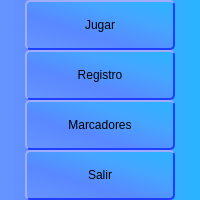
     <widget class="QWidget" name="widget" native="true">
      <property name="minimumSize">
       <size>
        <width>200</width>
        <height>0</height>
       </size>
      </property>
      <property name="palette">
       <palette>
        <active>
         <colorrole role="Button">
          <brush brushstyle="LinearGradientPattern">
           <gradient startx="0.000000000000000" starty="0.000000000000000" endx="1.000000000000000" endy="0.000000000000000" type="LinearGradient" spread="PadSpread" coordinatemode="ObjectBoundingMode">
            <gradientstop position="0.000000000000000">
             <color alpha="255">
              <red>102</red>
              <green>148</green>
              <blue>255</blue>
             </color>
            </gradientstop>
            <gradientstop position="0.360465000000000">
             <color alpha="255">
              <red>89</red>
              <green>136</green>
              <blue>255</blue>
             </color>
            </gradientstop>
            <gradientstop position="0.677778000000000">
             <color alpha="255">
              <red>70</red>
              <green>165</green>
              <blue>255</blue>
             </color>
            </gradientstop>
            <gradientstop position="1.000000000000000">
             <color alpha="255">
              <red>42</red>
              <green>180</green>
              <blue>255</blue>
             </color>
            </gradientstop>
           </gradient>
          </brush>
         </colorrole>
         <colorrole role="Base">
          <brush brushstyle="LinearGradientPattern">
           <gradient startx="0.000000000000000" starty="0.000000000000000" endx="1.000000000000000" endy="0.000000000000000" type="LinearGradient" spread="PadSpread" coordinatemode="ObjectBoundingMode">
            <gradientstop position="0.000000000000000">
             <color alpha="255">
              <red>102</red>
              <green>148</green>
              <blue>255</blue>
             </color>
            </gradientstop>
            <gradientstop position="0.360465000000000">
             <color alpha="255">
              <red>89</red>
              <green>136</green>
              <blue>255</blue>
             </color>
            </gradientstop>
            <gradientstop position="0.677778000000000">
             <color alpha="255">
              <red>70</red>
              <green>165</green>
              <blue>255</blue>
             </color>
            </gradientstop>
            <gradientstop position="1.000000000000000">
             <color alpha="255">
              <red>42</red>
              <green>180</green>
              <blue>255</blue>
             </color>
            </gradientstop>
           </gradient>
          </brush>
         </colorrole>
         <colorrole role="Window">
          <brush brushstyle="LinearGradientPattern">
           <gradient startx="0.000000000000000" starty="0.000000000000000" endx="1.000000000000000" endy="0.000000000000000" type="LinearGradient" spread="PadSpread" coordinatemode="ObjectBoundingMode">
            <gradientstop position="0.000000000000000">
             <color alpha="255">
              <red>102</red>
              <green>148</green>
              <blue>255</blue>
             </color>
            </gradientstop>
            <gradientstop position="0.360465000000000">
             <color alpha="255">
              <red>89</red>
              <green>136</green>
              <blue>255</blue>
             </color>
            </gradientstop>
            <gradientstop position="0.677778000000000">
             <color alpha="255">
              <red>70</red>
              <green>165</green>
              <blue>255</blue>
             </color>
            </gradientstop>
            <gradientstop position="1.000000000000000">
             <color alpha="255">
              <red>42</red>
              <green>180</green>
              <blue>255</blue>
             </color>
            </gradientstop>
           </gradient>
          </brush>
         </colorrole>
        </active>
        <inactive>
         <colorrole role="Button">
          <brush brushstyle="LinearGradientPattern">
           <gradient startx="0.000000000000000" starty="0.000000000000000" endx="1.000000000000000" endy="0.000000000000000" type="LinearGradient" spread="PadSpread" coordinatemode="ObjectBoundingMode">
            <gradientstop position="0.000000000000000">
             <color alpha="255">
              <red>102</red>
              <green>148</green>
              <blue>255</blue>
             </color>
            </gradientstop>
            <gradientstop position="0.360465000000000">
             <color alpha="255">
              <red>89</red>
              <green>136</green>
              <blue>255</blue>
             </color>
            </gradientstop>
            <gradientstop position="0.677778000000000">
             <color alpha="255">
              <red>70</red>
              <green>165</green>
              <blue>255</blue>
             </color>
            </gradientstop>
            <gradientstop position="1.000000000000000">
             <color alpha="255">
              <red>42</red>
              <green>180</green>
              <blue>255</blue>
             </color>
            </gradientstop>
           </gradient>
          </brush>
         </colorrole>
         <colorrole role="Base">
          <brush brushstyle="LinearGradientPattern">
           <gradient startx="0.000000000000000" starty="0.000000000000000" endx="1.000000000000000" endy="0.000000000000000" type="LinearGradient" spread="PadSpread" coordinatemode="ObjectBoundingMode">
            <gradientstop position="0.000000000000000">
             <color alpha="255">
              <red>102</red>
              <green>148</green>
              <blue>255</blue>
             </color>
            </gradientstop>
            <gradientstop position="0.360465000000000">
             <color alpha="255">
              <red>89</red>
              <green>136</green>
              <blue>255</blue>
             </color>
            </gradientstop>
            <gradientstop position="0.677778000000000">
             <color alpha="255">
              <red>70</red>
              <green>165</green>
              <blue>255</blue>
             </color>
            </gradientstop>
            <gradientstop position="1.000000000000000">
             <color alpha="255">
              <red>42</red>
              <green>180</green>
              <blue>255</blue>
             </color>
            </gradientstop>
           </gradient>
          </brush>
         </colorrole>
         <colorrole role="Window">
          <brush brushstyle="LinearGradientPattern">
           <gradient startx="0.000000000000000" starty="0.000000000000000" endx="1.000000000000000" endy="0.000000000000000" type="LinearGradient" spread="PadSpread" coordinatemode="ObjectBoundingMode">
            <gradientstop position="0.000000000000000">
             <color alpha="255">
              <red>102</red>
              <green>148</green>
              <blue>255</blue>
             </color>
            </gradientstop>
            <gradientstop position="0.360465000000000">
             <color alpha="255">
              <red>89</red>
              <green>136</green>
              <blue>255</blue>
             </color>
            </gradientstop>
            <gradientstop position="0.677778000000000">
             <color alpha="255">
              <red>70</red>
              <green>165</green>
              <blue>255</blue>
             </color>
            </gradientstop>
            <gradientstop position="1.000000000000000">
             <color alpha="255">
              <red>42</red>
              <green>180</green>
              <blue>255</blue>
             </color>
            </gradientstop>
           </gradient>
          </brush>
         </colorrole>
        </inactive>
        <disabled>
         <colorrole role="Button">
          <brush brushstyle="LinearGradientPattern">
           <gradient startx="0.000000000000000" starty="0.000000000000000" endx="1.000000000000000" endy="0.000000000000000" type="LinearGradient" spread="PadSpread" coordinatemode="ObjectBoundingMode">
            <gradientstop position="0.000000000000000">
             <color alpha="255">
              <red>102</red>
              <green>148</green>
              <blue>255</blue>
             </color>
            </gradientstop>
            <gradientstop position="0.360465000000000">
             <color alpha="255">
              <red>89</red>
              <green>136</green>
              <blue>255</blue>
             </color>
            </gradientstop>
            <gradientstop position="0.677778000000000">
             <color alpha="255">
              <red>70</red>
              <green>165</green>
              <blue>255</blue>
             </color>
            </gradientstop>
            <gradientstop position="1.000000000000000">
             <color alpha="255">
              <red>42</red>
              <green>180</green>
              <blue>255</blue>
             </color>
            </gradientstop>
           </gradient>
          </brush>
         </colorrole>
         <colorrole role="Base">
          <brush brushstyle="LinearGradientPattern">
           <gradient startx="0.000000000000000" starty="0.000000000000000" endx="1.000000000000000" endy="0.000000000000000" type="LinearGradient" spread="PadSpread" coordinatemode="ObjectBoundingMode">
            <gradientstop position="0.000000000000000">
             <color alpha="255">
              <red>102</red>
              <green>148</green>
              <blue>255</blue>
             </color>
            </gradientstop>
            <gradientstop position="0.360465000000000">
             <color alpha="255">
              <red>89</red>
              <green>136</green>
              <blue>255</blue>
             </color>
            </gradientstop>
            <gradientstop position="0.677778000000000">
             <color alpha="255">
              <red>70</red>
              <green>165</green>
              <blue>255</blue>
             </color>
            </gradientstop>
            <gradientstop position="1.000000000000000">
             <color alpha="255">
              <red>42</red>
              <green>180</green>
              <blue>255</blue>
             </color>
            </gradientstop>
           </gradient>
          </brush>
         </colorrole>
         <colorrole role="Window">
          <brush brushstyle="LinearGradientPattern">
           <gradient startx="0.000000000000000" starty="0.000000000000000" endx="1.000000000000000" endy="0.000000000000000" type="LinearGradient" spread="PadSpread" coordinatemode="ObjectBoundingMode">
            <gradientstop position="0.000000000000000">
             <color alpha="255">
              <red>102</red>
              <green>148</green>
              <blue>255</blue>
             </color>
            </gradientstop>
            <gradientstop position="0.360465000000000">
             <color alpha="255">
              <red>89</red>
              <green>136</green>
              <blue>255</blue>
             </color>
            </gradientstop>
            <gradientstop position="0.677778000000000">
             <color alpha="255">
              <red>70</red>
              <green>165</green>
              <blue>255</blue>
             </color>
            </gradientstop>
            <gradientstop position="1.000000000000000">
             <color alpha="255">
              <red>42</red>
              <green>180</green>
              <blue>255</blue>
             </color>
            </gradientstop>
           </gradient>
          </brush>
         </colorrole>
        </disabled>
       </palette>
      </property>
      <property name="styleSheet">
       <string notr="true">QWidget{
background-color: qlineargradient(spread:pad, x1:0, y1:0, x2:1, y2:0, stop:0 rgba(102, 148, 255, 255), stop:0.360465 rgba(89, 136, 255, 255), stop:0.677778 rgba(70, 165, 255, 255), stop:1 rgba(42, 180, 255, 255))
}

QPushButton{
background-color: qlineargradient(spread:pad, x1:0, y1:1, x2:1, y2:0, stop:0 rgba(102, 148, 255, 255), stop:0.360465 rgba(89, 136, 255, 255), stop:0.677778 rgba(70, 165, 255, 255), stop:0.994987 rgba(42, 180, 255, 255), stop:1 rgba(7, 0, 92, 255));
border-style: outset;
border-width: 2px;
border-radius: 5px;
border-color: rgb(32, 62, 255);
}

QPushButton:hover{
background-color: qlineargradient(spread:repeat, x1:0, y1:1, x2:1, y2:1, stop:0 rgba(68, 167, 169, 255), stop:0.266129 rgba(58, 168, 149, 255), stop:0.497312 rgba(30, 203, 178, 255), stop:0.755376 rgba(30, 221, 200, 255), stop:1 rgba(0, 255, 255, 255));
border-color: rgb(85, 255, 255);
border-style: inset;
}

QPushButton:pressed{
background-color:qlineargradient(spread:pad, x1:0, y1:0, x2:1, y2:1, stop:0 rgba(78, 0, 135, 255), stop:0.25 rgba(126, 47, 185, 255), stop:0.497253 rgba(159, 74, 222, 255), stop:0.747253 rgba(212, 88, 220, 255), stop:1 rgba(218, 92, 219, 255));
border-color: rgb(255, 0, 255);
border-style: ridge;
}
</string>
      </property>
      <layout class="QVBoxLayout" name="verticalLayout">
       <property name="spacing">
        <number>0</number>
       </property>
       <property name="leftMargin">
        <number>0</number>
       </property>
       <property name="topMargin">
        <number>0</number>
       </property>
       <property name="rightMargin">
        <number>0</number>
       </property>
       <property name="bottomMargin">
        <number>0</number>
       </property>
       <item alignment="Qt::AlignmentFlag::AlignHCenter">
        <widget class="QPushButton" name="btn_GameScreen">
         <property name="minimumSize">
          <size>
           <width>150</width>
           <height>50</height>
          </size>
         </property>
         <property name="palette">
          <palette>
           <active>
            <colorrole role="Button">
             <brush brushstyle="LinearGradientPattern">
              <gradient startx="0.000000000000000" starty="1.000000000000000" endx="1.000000000000000" endy="0.000000000000000" type="LinearGradient" spread="PadSpread" coordinatemode="ObjectBoundingMode">
               <gradientstop position="0.000000000000000">
                <color alpha="255">
                 <red>102</red>
                 <green>148</green>
                 <blue>255</blue>
                </color>
               </gradientstop>
               <gradientstop position="0.360465000000000">
                <color alpha="255">
                 <red>89</red>
                 <green>136</green>
                 <blue>255</blue>
                </color>
               </gradientstop>
               <gradientstop position="0.677778000000000">
                <color alpha="255">
                 <red>70</red>
                 <green>165</green>
                 <blue>255</blue>
                </color>
               </gradientstop>
               <gradientstop position="0.994987000000000">
                <color alpha="255">
                 <red>42</red>
                 <green>180</green>
                 <blue>255</blue>
                </color>
               </gradientstop>
               <gradientstop position="1.000000000000000">
                <color alpha="255">
                 <red>7</red>
                 <green>0</green>
                 <blue>92</blue>
                </color>
               </gradientstop>
              </gradient>
             </brush>
            </colorrole>
            <colorrole role="Base">
             <brush brushstyle="LinearGradientPattern">
              <gradient startx="0.000000000000000" starty="1.000000000000000" endx="1.000000000000000" endy="0.000000000000000" type="LinearGradient" spread="PadSpread" coordinatemode="ObjectBoundingMode">
               <gradientstop position="0.000000000000000">
                <color alpha="255">
                 <red>102</red>
                 <green>148</green>
                 <blue>255</blue>
                </color>
               </gradientstop>
               <gradientstop position="0.360465000000000">
                <color alpha="255">
                 <red>89</red>
                 <green>136</green>
                 <blue>255</blue>
                </color>
               </gradientstop>
               <gradientstop position="0.677778000000000">
                <color alpha="255">
                 <red>70</red>
                 <green>165</green>
                 <blue>255</blue>
                </color>
               </gradientstop>
               <gradientstop position="0.994987000000000">
                <color alpha="255">
                 <red>42</red>
                 <green>180</green>
                 <blue>255</blue>
                </color>
               </gradientstop>
               <gradientstop position="1.000000000000000">
                <color alpha="255">
                 <red>7</red>
                 <green>0</green>
                 <blue>92</blue>
                </color>
               </gradientstop>
              </gradient>
             </brush>
            </colorrole>
            <colorrole role="Window">
             <brush brushstyle="LinearGradientPattern">
              <gradient startx="0.000000000000000" starty="1.000000000000000" endx="1.000000000000000" endy="0.000000000000000" type="LinearGradient" spread="PadSpread" coordinatemode="ObjectBoundingMode">
               <gradientstop position="0.000000000000000">
                <color alpha="255">
                 <red>102</red>
                 <green>148</green>
                 <blue>255</blue>
                </color>
               </gradientstop>
               <gradientstop position="0.360465000000000">
                <color alpha="255">
                 <red>89</red>
                 <green>136</green>
                 <blue>255</blue>
                </color>
               </gradientstop>
               <gradientstop position="0.677778000000000">
                <color alpha="255">
                 <red>70</red>
                 <green>165</green>
                 <blue>255</blue>
                </color>
               </gradientstop>
               <gradientstop position="0.994987000000000">
                <color alpha="255">
                 <red>42</red>
                 <green>180</green>
                 <blue>255</blue>
                </color>
               </gradientstop>
               <gradientstop position="1.000000000000000">
                <color alpha="255">
                 <red>7</red>
                 <green>0</green>
                 <blue>92</blue>
                </color>
               </gradientstop>
              </gradient>
             </brush>
            </colorrole>
           </active>
           <inactive>
            <colorrole role="Button">
             <brush brushstyle="LinearGradientPattern">
              <gradient startx="0.000000000000000" starty="1.000000000000000" endx="1.000000000000000" endy="0.000000000000000" type="LinearGradient" spread="PadSpread" coordinatemode="ObjectBoundingMode">
               <gradientstop position="0.000000000000000">
                <color alpha="255">
                 <red>102</red>
                 <green>148</green>
                 <blue>255</blue>
                </color>
               </gradientstop>
               <gradientstop position="0.360465000000000">
                <color alpha="255">
                 <red>89</red>
                 <green>136</green>
                 <blue>255</blue>
                </color>
               </gradientstop>
               <gradientstop position="0.677778000000000">
                <color alpha="255">
                 <red>70</red>
                 <green>165</green>
                 <blue>255</blue>
                </color>
               </gradientstop>
               <gradientstop position="0.994987000000000">
                <color alpha="255">
                 <red>42</red>
                 <green>180</green>
                 <blue>255</blue>
                </color>
               </gradientstop>
               <gradientstop position="1.000000000000000">
                <color alpha="255">
                 <red>7</red>
                 <green>0</green>
                 <blue>92</blue>
                </color>
               </gradientstop>
              </gradient>
             </brush>
            </colorrole>
            <colorrole role="Base">
             <brush brushstyle="LinearGradientPattern">
              <gradient startx="0.000000000000000" starty="1.000000000000000" endx="1.000000000000000" endy="0.000000000000000" type="LinearGradient" spread="PadSpread" coordinatemode="ObjectBoundingMode">
               <gradientstop position="0.000000000000000">
                <color alpha="255">
                 <red>102</red>
                 <green>148</green>
                 <blue>255</blue>
                </color>
               </gradientstop>
               <gradientstop position="0.360465000000000">
                <color alpha="255">
                 <red>89</red>
                 <green>136</green>
                 <blue>255</blue>
                </color>
               </gradientstop>
               <gradientstop position="0.677778000000000">
                <color alpha="255">
                 <red>70</red>
                 <green>165</green>
                 <blue>255</blue>
                </color>
               </gradientstop>
               <gradientstop position="0.994987000000000">
                <color alpha="255">
                 <red>42</red>
                 <green>180</green>
                 <blue>255</blue>
                </color>
               </gradientstop>
               <gradientstop position="1.000000000000000">
                <color alpha="255">
                 <red>7</red>
                 <green>0</green>
                 <blue>92</blue>
                </color>
               </gradientstop>
              </gradient>
             </brush>
            </colorrole>
            <colorrole role="Window">
             <brush brushstyle="LinearGradientPattern">
              <gradient startx="0.000000000000000" starty="1.000000000000000" endx="1.000000000000000" endy="0.000000000000000" type="LinearGradient" spread="PadSpread" coordinatemode="ObjectBoundingMode">
               <gradientstop position="0.000000000000000">
                <color alpha="255">
                 <red>102</red>
                 <green>148</green>
                 <blue>255</blue>
                </color>
               </gradientstop>
               <gradientstop position="0.360465000000000">
                <color alpha="255">
                 <red>89</red>
                 <green>136</green>
                 <blue>255</blue>
                </color>
               </gradientstop>
               <gradientstop position="0.677778000000000">
                <color alpha="255">
                 <red>70</red>
                 <green>165</green>
                 <blue>255</blue>
                </color>
               </gradientstop>
               <gradientstop position="0.994987000000000">
                <color alpha="255">
                 <red>42</red>
                 <green>180</green>
                 <blue>255</blue>
                </color>
               </gradientstop>
               <gradientstop position="1.000000000000000">
                <color alpha="255">
                 <red>7</red>
                 <green>0</green>
                 <blue>92</blue>
                </color>
               </gradientstop>
              </gradient>
             </brush>
            </colorrole>
           </inactive>
           <disabled>
            <colorrole role="Button">
             <brush brushstyle="LinearGradientPattern">
              <gradient startx="0.000000000000000" starty="1.000000000000000" endx="1.000000000000000" endy="0.000000000000000" type="LinearGradient" spread="PadSpread" coordinatemode="ObjectBoundingMode">
               <gradientstop position="0.000000000000000">
                <color alpha="255">
                 <red>102</red>
                 <green>148</green>
                 <blue>255</blue>
                </color>
               </gradientstop>
               <gradientstop position="0.360465000000000">
                <color alpha="255">
                 <red>89</red>
                 <green>136</green>
                 <blue>255</blue>
                </color>
               </gradientstop>
               <gradientstop position="0.677778000000000">
                <color alpha="255">
                 <red>70</red>
                 <green>165</green>
                 <blue>255</blue>
                </color>
               </gradientstop>
               <gradientstop position="0.994987000000000">
                <color alpha="255">
                 <red>42</red>
                 <green>180</green>
                 <blue>255</blue>
                </color>
               </gradientstop>
               <gradientstop position="1.000000000000000">
                <color alpha="255">
                 <red>7</red>
                 <green>0</green>
                 <blue>92</blue>
                </color>
               </gradientstop>
              </gradient>
             </brush>
            </colorrole>
            <colorrole role="Base">
             <brush brushstyle="LinearGradientPattern">
              <gradient startx="0.000000000000000" starty="1.000000000000000" endx="1.000000000000000" endy="0.000000000000000" type="LinearGradient" spread="PadSpread" coordinatemode="ObjectBoundingMode">
               <gradientstop position="0.000000000000000">
                <color alpha="255">
                 <red>102</red>
                 <green>148</green>
                 <blue>255</blue>
                </color>
               </gradientstop>
               <gradientstop position="0.360465000000000">
                <color alpha="255">
                 <red>89</red>
                 <green>136</green>
                 <blue>255</blue>
                </color>
               </gradientstop>
               <gradientstop position="0.677778000000000">
                <color alpha="255">
                 <red>70</red>
                 <green>165</green>
                 <blue>255</blue>
                </color>
               </gradientstop>
               <gradientstop position="0.994987000000000">
                <color alpha="255">
                 <red>42</red>
                 <green>180</green>
                 <blue>255</blue>
                </color>
               </gradientstop>
               <gradientstop position="1.000000000000000">
                <color alpha="255">
                 <red>7</red>
                 <green>0</green>
                 <blue>92</blue>
                </color>
               </gradientstop>
              </gradient>
             </brush>
            </colorrole>
            <colorrole role="Window">
             <brush brushstyle="LinearGradientPattern">
              <gradient startx="0.000000000000000" starty="1.000000000000000" endx="1.000000000000000" endy="0.000000000000000" type="LinearGradient" spread="PadSpread" coordinatemode="ObjectBoundingMode">
               <gradientstop position="0.000000000000000">
                <color alpha="255">
                 <red>102</red>
                 <green>148</green>
                 <blue>255</blue>
                </color>
               </gradientstop>
               <gradientstop position="0.360465000000000">
                <color alpha="255">
                 <red>89</red>
                 <green>136</green>
                 <blue>255</blue>
                </color>
               </gradientstop>
               <gradientstop position="0.677778000000000">
                <color alpha="255">
                 <red>70</red>
                 <green>165</green>
                 <blue>255</blue>
                </color>
               </gradientstop>
               <gradientstop position="0.994987000000000">
                <color alpha="255">
                 <red>42</red>
                 <green>180</green>
                 <blue>255</blue>
                </color>
               </gradientstop>
               <gradientstop position="1.000000000000000">
                <color alpha="255">
                 <red>7</red>
                 <green>0</green>
                 <blue>92</blue>
                </color>
               </gradientstop>
              </gradient>
             </brush>
            </colorrole>
           </disabled>
          </palette>
         </property>
         <property name="text">
          <string>Jugar</string>
         </property>
        </widget>
       </item>
       <item alignment="Qt::AlignmentFlag::AlignHCenter">
        <widget class="QPushButton" name="btn_RegisterScreen">
         <property name="minimumSize">
          <size>
           <width>150</width>
           <height>50</height>
          </size>
         </property>
         <property name="text">
          <string>Registro</string>
         </property>
        </widget>
       </item>
       <item alignment="Qt::AlignmentFlag::AlignHCenter">
        <widget class="QPushButton" name="btn_RankingScreen">
         <property name="minimumSize">
          <size>
           <width>150</width>
           <height>50</height>
          </size>
         </property>
         <property name="text">
          <string>Marcadores</string>
         </property>
        </widget>
       </item>
       <item alignment="Qt::AlignmentFlag::AlignHCenter">
        <widget class="QPushButton" name="btn_Exit">
         <property name="minimumSize">
          <size>
           <width>150</width>
           <height>50</height>
          </size>
         </property>
         <property name="text">
          <string>Salir</string>
         </property>
        </widget>
       </item>
      </layout>
     </widget>
